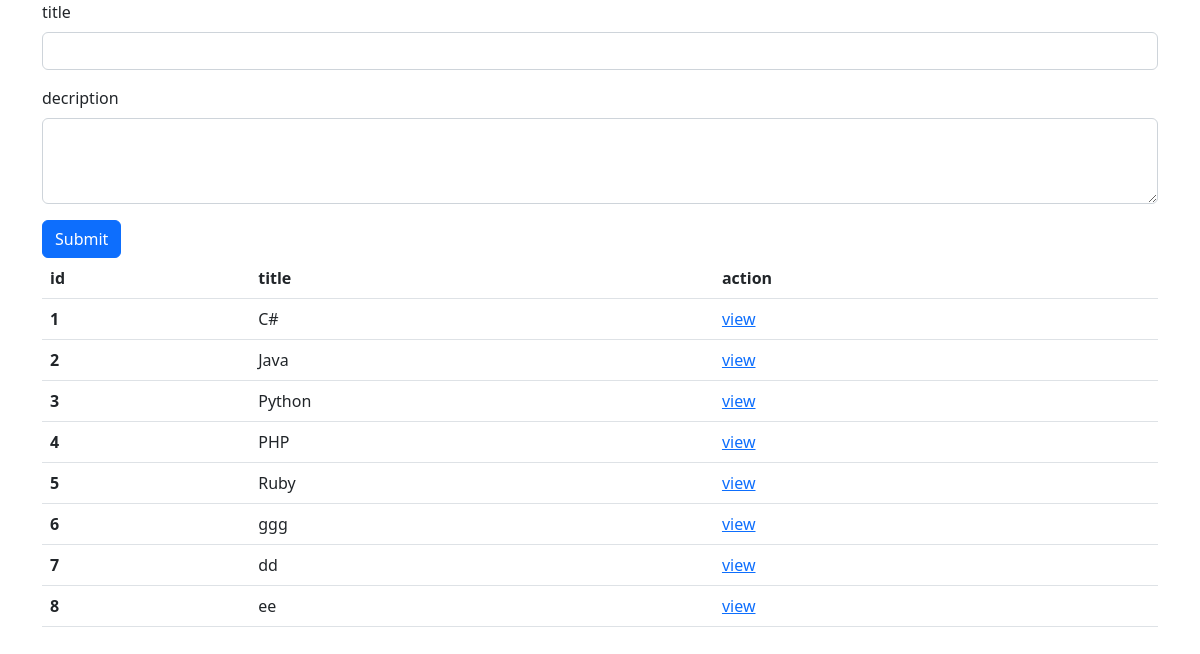
The page / on the database its author committed.
### books_authors_app/models.py (models this page shows)
class Book(models.Model):
    title = models.CharField(max_length=255)
    desc=models.TextField()
    created_at = models.DateTimeField(auto_now_add=True)
    updated_at = models.DateTimeField(auto_now=True)

### books_authors_app/views.py (the view)
# urls.py: path("",views.index),
def index(request):
    context={
        'books':Book.objects.all()
    }
    return render(request,'index.html',context)

### books_authors_app/templates/index.html (shortened to what this page needs)
<!DOCTYPE html>
<html lang="en">
<head>
    <link href="https://cdn.jsdelivr.net/npm/bootstrap@5.2.0-beta1/dist/css/bootstrap.min.css" rel="stylesheet"
>
</head>
<body>
    <div class="container">
        <form method="post" action="/addbook">
            <div class="mb-3">
                <label for="exampleInputEmail1" class="form-label">title</label>
                <input type="text" name="title" class="form-control" id="exampleInputEmail1"
                    aria-describedby="emailHelp">
            </div>
            <div class="mb-3">
                <label for="exampleInputPassword1" class="form-label">decription</label>
                <textarea name="decription" id="input" class="form-control" rows="3" required="required"></textarea>
            </div>
            <button type="submit" class="btn btn-primary">Submit</button>
        </form>
    </div>
    <div class="container">
        <table class="table">
            <thead>
                <tr>
                    <th scope="col">id</th>
                    <th scope="col">title</th>
                    <th scope="col">action</th>
                </tr>
            </thead>
            <tbody>
                {% for b in books %}
                <tr>
                    <th scope="row">{{b.id}}</th>
                    <td>{{b.title}}</td>
                    <td><a href="{% url 'bdetail' b.id %}">view</a></td>
                </tr>
                {% endfor %}
            </tbody>
        </table>
    </div>
</body>
</html>

### rows shown on the page
Book: id "1", title "C#"
Book: id "2", title "Java"
Book: id "3", title "Python"
Book: id "4", title "PHP"
Book: id "5", title "Ruby"
Book: id "6", title "ggg"
Book: id "7", title "dd"
Book: id "8", title "ee"
